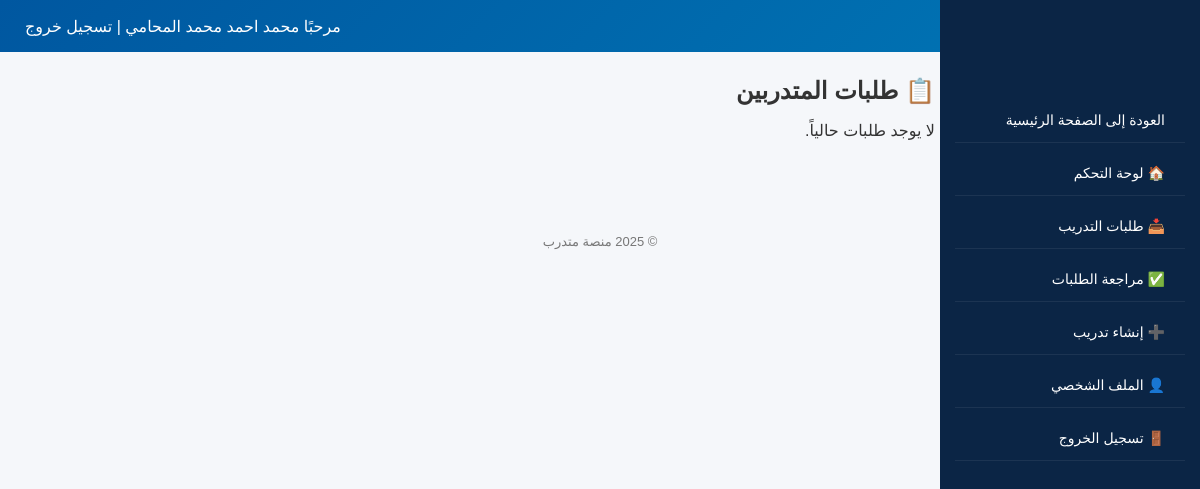
The app's page /lawyer/applications.php (signed in), older data.
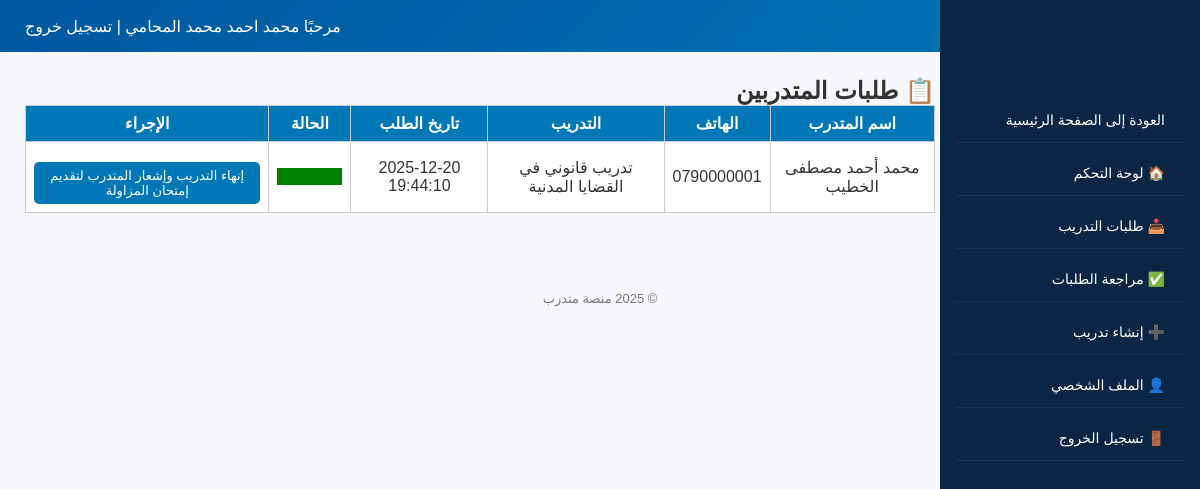
The same page, newer data.
### tables this page shows
CREATE TABLE `training_applications` (
  `application_id` int(11) NOT NULL,
  `trainee_id` int(11) NOT NULL,
  `training_id` int(11) NOT NULL,
  `status` enum('pending','accepted','rejected','completed') NOT NULL DEFAULT 'pending',
  `trainee_seen` tinyint(1) NOT NULL DEFAULT 0,
  `applied_at` datetime NOT NULL DEFAULT current_timestamp(),
  `reviewed_at` datetime DEFAULT NULL,
  `notes` text DEFAULT NULL,
  `syndicate_notified` tinyint(1) NOT NULL DEFAULT 0
);

CREATE TABLE `trainees` (
  `trainee_id` int(11) NOT NULL,
  `user_id` int(11) NOT NULL,
  `highschool_certificate` enum('نعم','لا') NOT NULL DEFAULT 'لا',
  `university_degree` enum('بكالوريوس','ماجستير','دكتوراه') DEFAULT NULL,
  `no_conviction_doc` varchar(255) DEFAULT NULL,
  `good_conduct_doc` varchar(255) DEFAULT NULL,
  `social_security` enum('نعم','لا') NOT NULL DEFAULT 'لا',
  `social_security_number` varchar(100) DEFAULT NULL,
  `created_at` datetime NOT NULL DEFAULT current_timestamp(),
  `updated_at` datetime NOT NULL DEFAULT current_timestamp() ON UPDATE current_timestamp(),
  `full_name` varchar(200) DEFAULT NULL,
  `first_name` varchar(100) DEFAULT NULL,
  `father_name` varchar(100) DEFAULT NULL,
  `grandfather_name` varchar(100) DEFAULT NULL,
  `family_name` varchar(100) DEFAULT NULL,
  `national_id` varchar(30) DEFAULT NULL,
  `phone` varchar(30) DEFAULT NULL,
  `email` varchar(150) DEFAULT NULL,
  `home_address` varchar(255) DEFAULT NULL,
  `is_archived` tinyint(1) NOT NULL DEFAULT 0,
  `archived_at` datetime DEFAULT NULL
);

CREATE TABLE `trainings` (
  `training_id` int(11) NOT NULL,
  `lawyer_id` int(11) NOT NULL,
  `title` varchar(200) NOT NULL,
  `description` text DEFAULT NULL,
  `duration_months` int(11) DEFAULT NULL,
  `location` varchar(255) DEFAULT NULL,
  `start_date` date DEFAULT NULL,
  `end_date` date DEFAULT NULL,
  `status` enum('open','closed') NOT NULL DEFAULT 'open',
  `seats` int(11) NOT NULL DEFAULT 1,
  `created_at` datetime NOT NULL DEFAULT current_timestamp(),
  `updated_at` datetime NOT NULL DEFAULT current_timestamp() ON UPDATE current_timestamp()
);

### lawyer/applications.php (the view, shortened to what this page needs)
<?php
require_once("../config/db.php");
$user_id = $_SESSION['user_id'];
$stmt = $pdo->prepare("
    SELECT lawyer_id
    FROM lawyers
    WHERE user_id = ?
");
$stmt->execute([$user_id]);
$lawyer_id = $stmt->fetchColumn();
$stmt = $pdo->prepare("
    SELECT
        ta.application_id AS application_id,
        ta.status,
        ta.applied_at,
        t.title,
        tr.full_name,
        tr.phone,
        tr.email
    FROM training_applications ta
    JOIN trainings t ON ta.training_id = t.training_id
    JOIN trainees  tr ON ta.trainee_id = tr.trainee_id
    WHERE t.lawyer_id = ?
    ORDER BY ta.applied_at DESC
");
$stmt->execute([$lawyer_id]);
$applications = $stmt->fetchAll(PDO::FETCH_ASSOC);
?>
<!DOCTYPE html>
<html lang="ar" dir="rtl">
<head>
<link rel="stylesheet" href="../assets/css/lawyers.css">
</head>
<body>
<?php include("includes/header.php"); ?>
<?php include("includes/sidebar.php"); ?>
<main class="content">
    <h2>📋 طلبات المتدربين</h2>
    <?php if (empty($applications)): ?>
        <p>لا يوجد طلبات حالياً.</p>
    <?php else: ?>
    <table class="table">
        <thead>
        <tr>
            <th>اسم المتدرب</th>
            <th>الهاتف</th>
            <th>التدريب</th>
            <th>تاريخ الطلب</th>
            <th>الحالة</th>
            <th>الإجراء</th>
        </tr>
        </thead>
        <tbody>
        <?php foreach($applications as $row): ?>
        <tr>
            <td><?= htmlspecialchars($row['full_name']) ?></td>
            <td><?= htmlspecialchars($row['phone']) ?></td>
            <td><?= htmlspecialchars($row['title']) ?></td>
            <td><?= htmlspecialchars($row['applied_at']) ?></td>
            <td>
                <span class="status <?= $row['status'] ?>">
                </span>
            </td>
            <td>
                <?php if ($row['status'] == 'pending'): ?>
                    <a class="btn approve" href="review.php?id=<?= $row['application_id'] ?>">قبول / رفض</a>
                <?php elseif ($row['status'] == 'accepted'): ?>
                    <a class="btn complete" href="complete_training.php?id=<?= $row['application_id'] ?>">
                        إنهاء التدريب وإشعار المتدرب لتقديم إمتحان المزاولة
                    </a>
                <?php elseif ($row['status'] == 'completed'): ?>
                    <span class="done-label">✅ تم إنهاء التدريب</span>
                <?php else: ?>
                    <span>-</span>
                <?php endif; ?>
            </td>
        </tr>
        <?php endforeach; ?>
        </tbody>
    </table>
    <?php endif; ?>
</main>
<?php include("includes/footer.php"); ?>
</body>
</html>

Row changes from the older to the newer data that the page shows:
added training_applications: trainee.full_name "محمد أحمد مصطفى الخطيب", trainee.phone "0790000001", training.title "تدريب قانوني في القضايا المدنية", applied_at "2025-12-20 19:44:10"
Text that changed along with them:
text no longer shown: "لا يوجد طلبات حالياً."
text now shown: "اسم المتدرب الهاتف التدريب تاريخ الطلب الحالة الإجراء"
